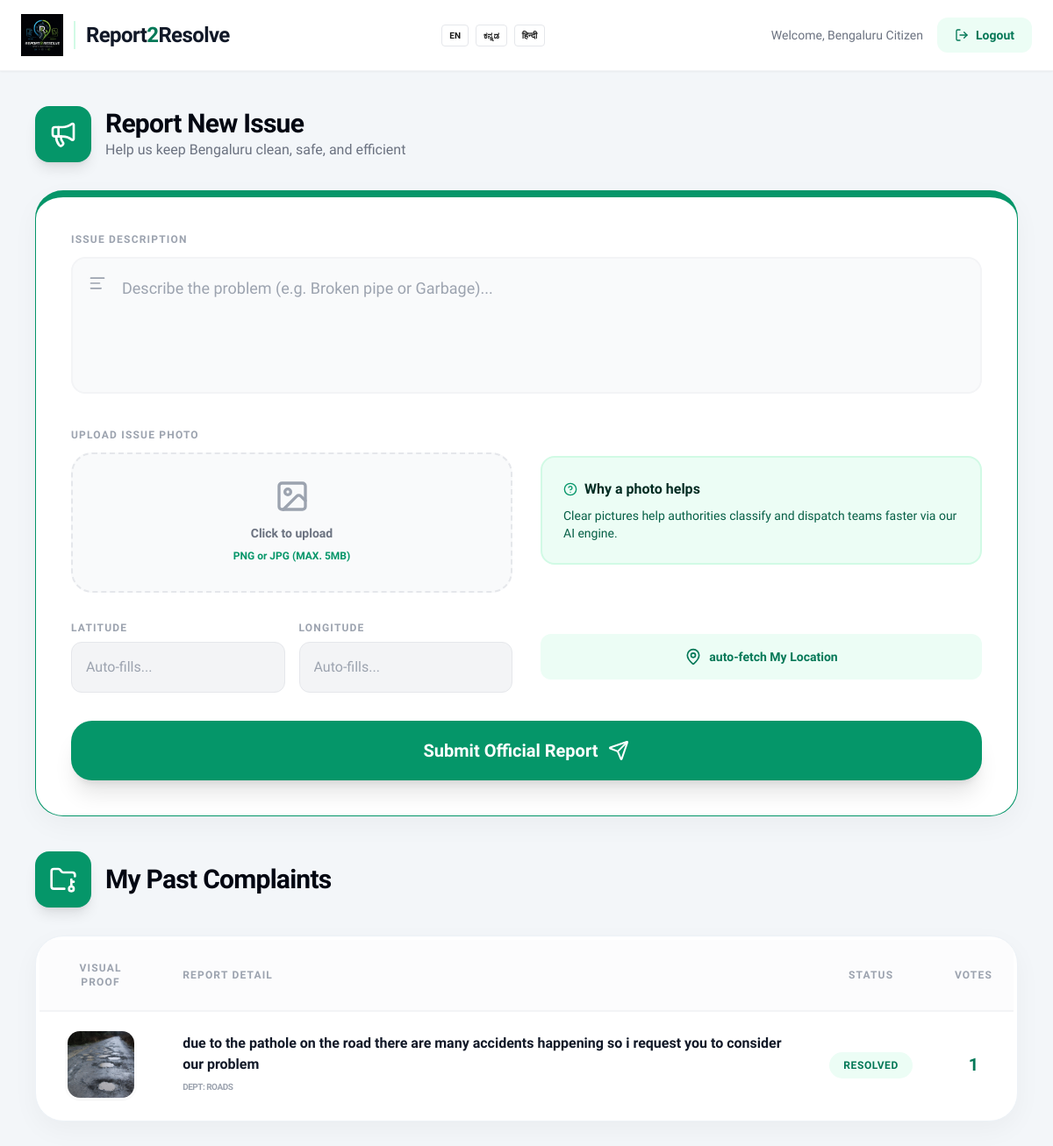
Screenshot of /citizen_dashboard with the database file from the repository.
### app.py (models this page shows)
class Complaint(db.Model):
    id = db.Column(db.Integer, primary_key=True)
    description = db.Column(db.String(500))
    dept = db.Column(db.String(100))
    status = db.Column(db.String(50), default='Submitted')
    lat = db.Column(db.Float)
    lng = db.Column(db.Float)
    img_before = db.Column(db.String(200), default='pothole_before.jpg')
    img_after = db.Column(db.String(200))
    vote_count = db.Column(db.Integer, default=1)
    assigned_to = db.Column(db.String(100), nullable=True)

### app.py (the view)
@app.route('/citizen_dashboard')
def citizen_dashboard():
    items = Complaint.query.all()
    return render_template('citizen.html', complaints=items)

### templates/citizen.html (shortened to what this page needs)
<!DOCTYPE html>
<html lang="en">
<head>
    <script src="https://cdn.tailwindcss.com"></script>
</head>
<body class="min-h-screen">
    <nav class="bg-white border-b border-gray-100 shadow-sm sticky top-0 z-50">
        <div class="max-w-7xl mx-auto px-6 py-4 flex items-center justify-between">
            <div class="flex items-center gap-3">
                <img src="{{ url_for('static', filename='Report2Resolve.jpg') }}" alt="Logo" class="w-12 h-auto object-contain">
                <div class="border-l-2 border-emerald-100 h-8"></div>
                <h1 class="text-2xl font-extrabold text-gray-900 tracking-tight">Report<span class="text-emerald-700">2</span>Resolve</h1>
            </div>
            <div class="flex items-center gap-2 mr-4">
                <button onclick="changeLanguage('en')" class="text-[10px] font-bold px-2 py-1 border rounded hover:bg-gray-50">EN</button>
                <button onclick="changeLanguage('kn')" class="text-[10px] font-bold px-2 py-1 border rounded hover:bg-gray-50">ಕನ್ನಡ</button>
                <button onclick="changeLanguage('hi')" class="text-[10px] font-bold px-2 py-1 border rounded hover:bg-gray-50">हिन्दी</button>
            </div>
            <div class="flex items-center gap-4">
                <span class="text-sm font-medium text-gray-500 hidden md:block" data-key="welcome_msg">Welcome, Bengaluru Citizen</span>
                <a href="/" class="flex items-center gap-2 text-sm font-bold text-emerald-700 bg-emerald-50 px-5 py-2.5 rounded-xl hover:bg-emerald-100 transition-colors">
                    <i data-lucide="log-out" class="w-4 h-4"></i> Logout
                </a>
            </div>
        </div>
    </nav>
    <main class="max-w-7xl mx-auto p-6 md:p-10 space-y-10">
        <section>
            <div class="flex items-center gap-4 mb-8">
                <div class="bg-emerald-600 p-4 rounded-2xl text-white shadow-lg"><i data-lucide="megaphone" class="w-8 h-8"></i></div>
                <div>
                    <h2 class="text-3xl font-extrabold text-gray-950 tracking-tight" data-key="report_title">Report a New Issue</h2>
                    <p class="text-gray-500 font-medium" data-key="report_subtitle">Help us keep Bengaluru clean, safe, and efficient</p>
                </div>
            </div>
            <div class="gov-card p-10 border-t-8 border-emerald-600">
                <form action="/submit" method="POST" enctype="multipart/form-data" class="space-y-8">
                    <div class="relative">
                        <label class="block text-xs font-bold text-gray-400 uppercase tracking-widest mb-3">Issue Description</label>
                        <div class="relative">
                            <i data-lucide="align-left" class="absolute left-5 top-5 w-5 h-5 text-gray-400"></i>
                            <textarea name="desc" rows="4" placeholder="Describe the problem (e.g. Broken pipe or Garbage)..." class="w-full pl-14 pr-6 py-5 bg-gray-50 border-2 border-gray-100 rounded-2xl focus:border-emerald-500 outline-none text-lg resize-none" required></textarea>
                        </div>
                    </div>
                    <div class="grid grid-cols-1 md:grid-cols-2 gap-8 items-center">
                        <div>
                            <label class="block text-xs font-bold text-gray-400 uppercase tracking-widest mb-3">Upload Issue Photo</label>
                            <label class="flex flex-col items-center justify-center w-full h-40 border-2 border-gray-200 border-dashed rounded-3xl cursor-pointer bg-gray-50 hover:bg-gray-100 transition-colors">
                                <div class="flex flex-col items-center justify-center pt-5 pb-6">
                                    <i data-lucide="image" class="w-10 h-10 text-gray-400 mb-3"></i>
                                    <p class="mb-2 text-sm text-gray-500"><span class="font-bold">Click to upload</span></p>
                                    <p id="file-name" class="text-xs text-emerald-600 font-bold">PNG or JPG (MAX. 5MB)</p>
                                </div>
                            </label>
                        </div>
                        <div class="p-6 bg-emerald-50 rounded-2xl border-2 border-emerald-100">
                            <h4 class="font-bold text-emerald-950 flex items-center gap-2"><i data-lucide="help-circle" class="w-4 h-4 text-emerald-600"></i> Why a photo helps</h4>
                            <p class="text-sm text-emerald-800 mt-2">Clear pictures help authorities classify and dispatch teams faster via our AI engine.</p>
                        </div>
                    </div>
                    <div class="grid grid-cols-1 md:grid-cols-2 gap-8 items-center">
                        <div class="grid grid-cols-2 gap-4">
                            <div>
                                <label class="block text-xs font-bold text-gray-400 uppercase tracking-widest mb-2">Latitude</label>
                                <input type="text" id="lat" name="lat" readonly class="w-full p-4 bg-gray-100 border border-gray-200 rounded-xl text-gray-600 font-medium" placeholder="Auto-fills...">
                            </div>
                            <div>
                                <label class="block text-xs font-bold text-gray-400 uppercase tracking-widest mb-2">Longitude</label>
                                <input type="text" id="lng" name="lng" readonly class="w-full p-4 bg-gray-100 border border-gray-200 rounded-xl text-gray-600 font-medium" placeholder="Auto-fills...">
                            </div>
                        </div>
                        <div class="flex flex-col sm:flex-row gap-4">
                            <button type="button" onclick="getLocation(event)" class="sm:flex-1 flex items-center justify-center gap-2 text-sm font-bold text-emerald-700 bg-emerald-50 px-6 py-4 rounded-xl hover:bg-emerald-100 transition-all">
                                <i data-lucide="map-pin" class="w-5 h-5"></i> auto-fetch My Location
                            </button>
                        </div>
                    </div>
                    <button type="submit" class="w-full bg-emerald-600 hover:bg-emerald-700 text-white font-extrabold text-xl py-5 rounded-3xl shadow-xl transition-all flex items-center justify-center gap-3">
                        <span data-key="btn_submit">Submit Official Report</span> <i data-lucide="send" class="w-6 h-6"></i>
                    </button>
                </form>
            </div>
        </section>
        <section>
            <div class="flex items-center gap-4 mb-8">
                <div class="bg-emerald-600 p-4 rounded-2xl text-white shadow-lg"><i data-lucide="folder-key" class="w-8 h-8"></i></div>
                <h2 class="text-3xl font-extrabold text-gray-950 tracking-tight" data-key="past_reports">My Past Complaints</h2>
            </div>
            <div class="gov-card p-1 overflow-hidden">
                <div class="overflow-x-auto">
                    <table class="responsive-table w-full text-left">
                        <thead class="current-thead border-b-2 border-gray-100 bg-gray-50/50">
                            <tr>
                                <th class="p-6 text-xs font-bold text-gray-400 uppercase tracking-widest text-center">Visual Proof</th>
                                <th class="p-6 text-xs font-bold text-gray-400 uppercase tracking-widest">Report Detail</th>
                                <th class="p-6 text-xs font-bold text-gray-400 uppercase tracking-widest text-center">Status</th>
                                <th class="p-6 text-xs font-bold text-gray-400 uppercase tracking-widest text-center">Votes</th>
                            </tr>
                        </thead>
                        <tbody class="divide-y divide-gray-100">
                            {% for c in complaints %}
                            <tr class="current-tr hover:bg-gray-50">
                                <td data-label="Photo" class="current-td p-4 text-center">
                                    <img src="{{ url_for('static', filename='uploads/' + c.img_before) }}"
                                         class="w-20 h-20 object-cover rounded-2xl border-2 border-white shadow-sm inline-block mx-auto">
                                </td>
                                <td data-label="Description" class="current-td p-6 font-semibold text-gray-900">
                                    <p>{{ c.description }}</p>
                                    <span class="text-[10px] text-gray-400 font-bold uppercase tracking-tighter">Dept: {{ c.dept }}</span>
                                </td>
                                <td data-label="Status" class="current-td p-6 text-center">
                                    <span class="text-xs font-bold bg-emerald-50 text-emerald-700 px-4 py-2 rounded-full uppercase tracking-wider">{{ c.status }}</span>
                                </td>
                                <td data-label="Votes" class="current-td p-6 text-center font-extrabold text-emerald-700 text-xl">{{ c.vote_count }}</td>
                            </tr>
                            {% endfor %}
                        </tbody>
                    </table>
                </div>
            </div>
        </section>
    </main>
</body>
</html>

### templates/citizen.html (style rules this page uses)
body { font-family: 'Plus Jakarta Sans', sans-serif; background-color: #f3f6f9; color: #1a1a1a; }
.gov-card { background: white; border-radius: 2rem; box-shadow: 0 10px 30px rgba(0, 0, 0, 0.04); border: 1px solid #edf2f7; transition: transform 0.2s ease, box-shadow 0.2s ease; }

### rows the page displays
Complaint: img_before (picture), description "due to the pathole on the road there are many accidents happening so i request you to consider our problem", dept "ROADS", status "RESOLVED", vote_count "1"
